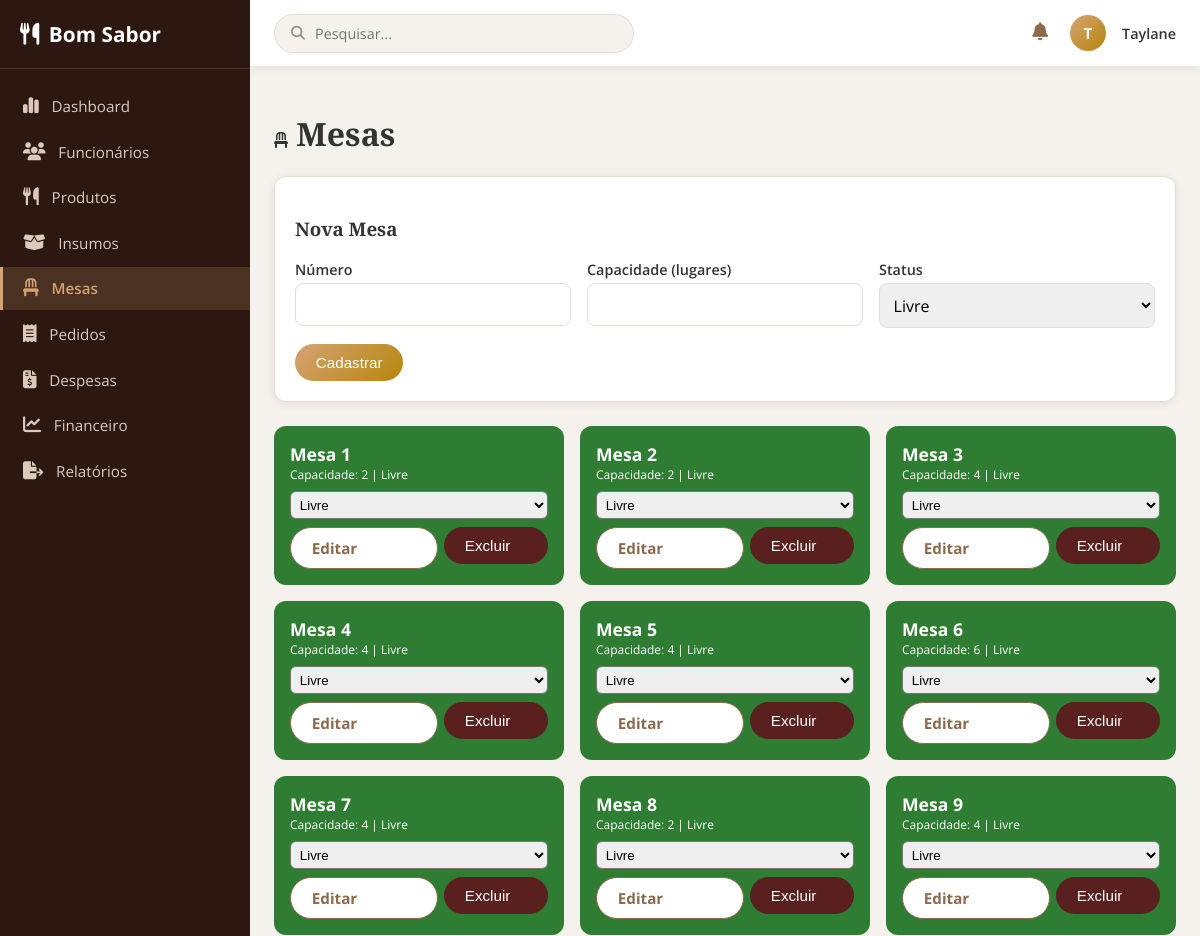
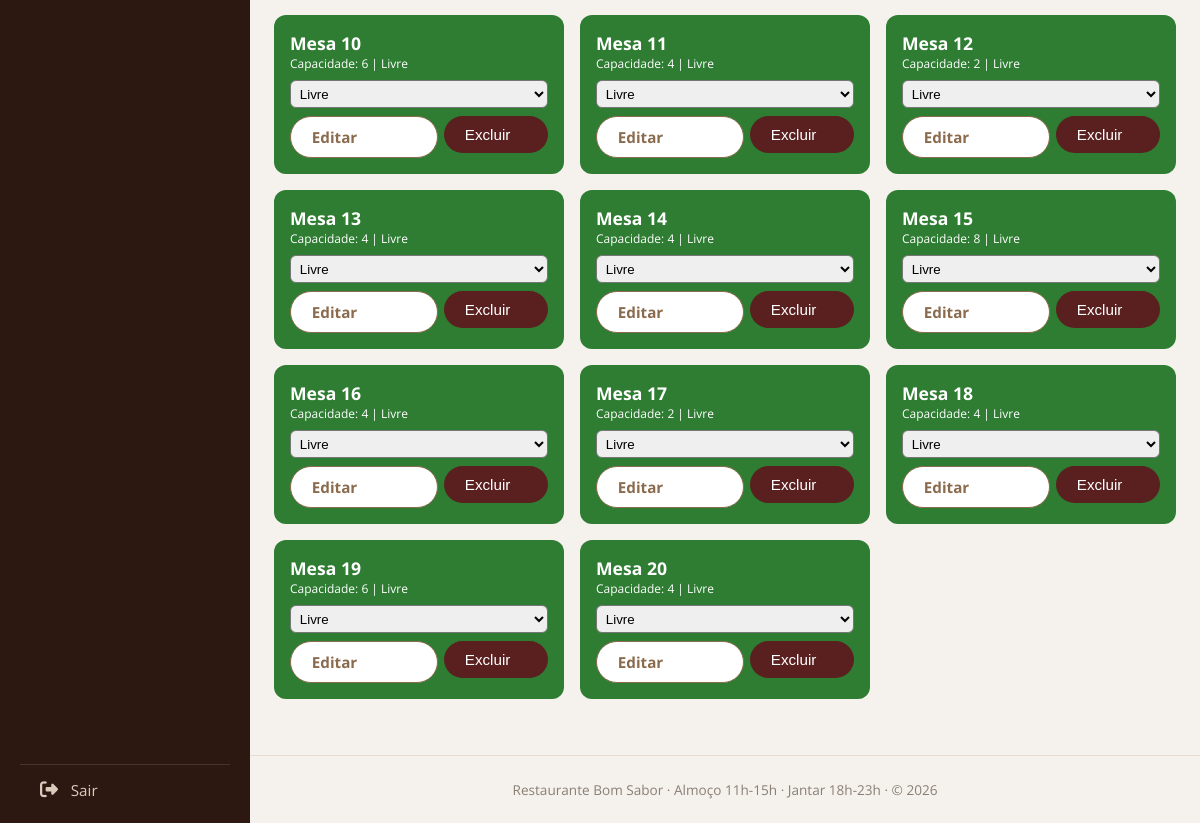
The page /pages/admin/mesas.php (signed in) on the database its author committed (2 pictures, top to bottom).
### tables this page shows
CREATE TABLE IF NOT EXISTS Mesas (
    id_mesa INT AUTO_INCREMENT PRIMARY KEY,
    numero INT NOT NULL,
    status VARCHAR(20) DEFAULT 'Livre'
);

### pages/admin/mesas.php (the view, shortened to what this page needs)
<?php
$pdo = getConexao();
$statusValidos = ['Livre', 'Ocupada', 'Reservada'];
$mesas = $pdo->query('SELECT * FROM Mesas ORDER BY numero ASC')->fetchAll();
$mesaEdicao = null;
require __DIR__ . '/../../includes/header.php';
?>
<h1><?= icone('mesas') ?> Mesas</h1>
<div class="card" style="margin-bottom:1.5rem">
    <h3><?= $mesaEdicao ? 'Editar Mesa' : 'Nova Mesa' ?></h3>
    <form method="POST">
        <div class="grid grid-cards">
            <div class="campo">
                <label for="numero">Número</label>
                <input type="number" min="1" id="numero" name="numero" required value="<?= htmlspecialchars($mesaEdicao['numero'] ?? '') ?>">
            </div>
            <div class="campo">
                <label for="capacidade">Capacidade (lugares)</label>
                <input type="number" min="1" id="capacidade" name="capacidade" required value="<?= htmlspecialchars($mesaEdicao['capacidade'] ?? '') ?>">
            </div>
            <div class="campo">
                <label for="status">Status</label>
                <select id="status" name="status" required>
                    <?php foreach ($statusValidos as $s): ?>
                        <option value="<?= $s ?>" <?= ($mesaEdicao['status'] ?? 'Livre') === $s ? 'selected' : '' ?>><?= $s ?></option>
                    <?php endforeach; ?>
                </select>
            </div>
        </div>
        <button type="submit" class="btn"><?= $mesaEdicao ? 'Salvar Alterações' : 'Cadastrar' ?></button>
    </form>
</div>
<div class="grid grid-cards">
<?php foreach ($mesas as $m): ?>
    <div class="mesa mesa-<?= strtolower($m['status']) ?>" style="aspect-ratio:auto; padding:1rem; align-items:flex-start; text-align:left; cursor:default">
        <span>Mesa <?= (int) $m['numero'] ?></span>
        <small>Capacidade: <?= (int) $m['capacidade'] ?> | <?= htmlspecialchars($m['status']) ?></small>
        <form method="POST" style="margin-top:0.5rem; width:100%">
            <select name="status" onchange="this.form.submit()" style="width:100%; padding:0.3rem; border-radius:6px">
                <?php foreach ($statusValidos as $s): ?>
                    <option value="<?= $s ?>" <?= $m['status'] === $s ? 'selected' : '' ?>><?= $s ?></option>
                <?php endforeach; ?>
            </select>
        </form>
        <div style="display:flex; gap:0.4rem; margin-top:0.5rem; width:100%">
            <a class="btn btn-secundario btn-editar-mesa" style="flex:1; text-align:center" href="?editar=<?= $m['id_mesa'] ?>">Editar</a>
            <form method="POST" onsubmit="return confirm('Excluir esta mesa?');" style="flex:1">
                <button type="submit" class="btn" style="width:100%; background:#5a1f1f">Excluir</button>
            </form>
        </div>
    </div>
<?php endforeach; ?>
</div>
<?php require __DIR__ . '/../../includes/footer.php'; ?>

### assets/css/style.css (style rules this page uses)
:root { --cor-marrom-escuro: #2C1810; --cor-marrom-medio: #8B6B4D; --cor-dourado: #D4A373; --cor-dourado-escuro: #B8860B; --cor-bege: #F5E6D3; --cor-branco: #FFFFFF; --cor-primaria: #7a2e2e; --cor-primaria-escura: #5a1f1f; --cor-oliva: #6b7a4a; --cor-fundo: #F5F1EC; --cor-texto: #333333; --cor-texto-secundario: #555555; --cor-borda: #e6ddd0; --cor-livre: #2e7d32; --cor-ocupada: #c62828; --cor-reservada: #f9a825; --sombra: 0 2px 10px rgba(44, 24, 16, 0.08); --sombra-hover: 0 12px 24px rgba(44, 24, 16, 0.14); --raio: 12px; }
* { box-sizing: border-box; }
body { margin: 0; font-family: 'Open Sans', 'Segoe UI', Arial, sans-serif; background: var(--cor-fundo); color: var(--cor-texto); }
h1, h2, h3, .logo { font-family: 'Playfair Display', Georgia, serif; }
a { color: inherit; }
.card h3 { display: flex; align-items: center; gap: 0.5rem; }
.btn { display: inline-flex; align-items: center; gap: 0.4rem; border: none; border-radius: 30px; padding: 0.6rem 1.3rem; font-size: 0.95rem; cursor: pointer; background: linear-gradient(135deg, var(--cor-dourado), var(--cor-dourado-escuro)); color: #fff; text-decoration: none; transition: transform 0.2s ease, box-shadow 0.2s ease; }
.btn-secundario { background: transparent; background-image: none; color: var(--cor-marrom-medio); border: 1px solid var(--cor-marrom-medio); }
.btn-editar-mesa, .btn-editar-mesa:hover { background: #fff; color: var(--cor-marrom-medio); transform: none; box-shadow: none; }
.card { background: #fff; border: 1px solid var(--cor-borda); border-radius: var(--raio); padding: 1.25rem; box-shadow: var(--sombra); transition: transform 0.3s ease, box-shadow 0.3s ease; }
.grid { display: grid; gap: 1rem; }
.grid-cards { grid-template-columns: repeat(auto-fill, minmax(240px, 1fr)); }
.campo { margin-bottom: 1rem; }
.campo label { display: block; margin-bottom: 0.3rem; font-weight: 600; font-size: 0.9rem; }
.campo input, .campo select, .campo textarea { width: 100%; padding: 0.6rem; border: 1px solid var(--cor-borda); border-radius: 8px; font-size: 1rem; font-family: inherit; }
.mesa { display: flex; align-items: center; justify-content: center; flex-direction: column; aspect-ratio: 1; border-radius: var(--raio); color: #fff; font-weight: 700; font-size: 1.1rem; cursor: pointer; border: none; }
.mesa-livre { background: var(--cor-livre); }
.mesa small { font-weight: 400; font-size: 0.75rem; }

### rows shown on the page
mesas: numero "1", capacidade "2", status "Livre"
mesas: numero "2", capacidade "2", status "Livre"
mesas: numero "3", capacidade "4", status "Livre"
mesas: numero "4", capacidade "4", status "Livre"
mesas: numero "5", capacidade "4", status "Livre"
mesas: numero "6", capacidade "6", status "Livre"
mesas: numero "7", capacidade "4", status "Livre"
mesas: numero "8", capacidade "2", status "Livre"
mesas: numero "9", capacidade "4", status "Livre"
mesas: numero "10", capacidade "6", status "Livre"
mesas: numero "11", capacidade "4", status "Livre"
mesas: numero "12", capacidade "2", status "Livre"
mesas: numero "13", capacidade "4", status "Livre"
mesas: numero "14", capacidade "4", status "Livre"
mesas: numero "15", capacidade "8", status "Livre"
mesas: numero "16", capacidade "4", status "Livre"
mesas: numero "17", capacidade "2", status "Livre"
mesas: numero "18", capacidade "4", status "Livre"
mesas: numero "19", capacidade "6", status "Livre"
mesas: numero "20", capacidade "4", status "Livre"

### other values the page prints
$rotulo "Dashboard"
$rotulo "Funcionários"
$rotulo "Produtos"
$rotulo "Insumos"
$rotulo "Mesas"
$rotulo "Pedidos"
$rotulo "Despesas"
$rotulo "Financeiro"
$rotulo "Relatórios"
$inicialAvatar "T"
$nomeUsuario "Taylane"
form field status "Livre"
